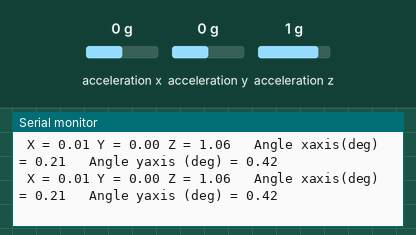
Bench run of a sketch on a simulated Arduino Uno, built with avr-gcc and run on an emulated ATmega328P. Parts: the last lines printed to the serial monitor. Inputs (shaded band) come from the test bench; at power-on: acceleration x 0 g, acceleration y 0 g, acceleration z 1 g.

Above: at 1.2 s.
1.3 s: acceleration x set to -1.4 g
At 1.8 s:
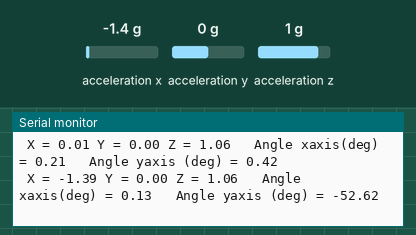
2.8 s: acceleration y set to -1.4 g
At 3.09 s:
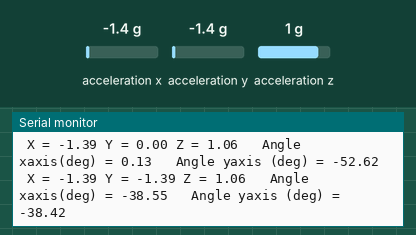
5.8 s: acceleration z set to -1.4 g
At 6.0 s:
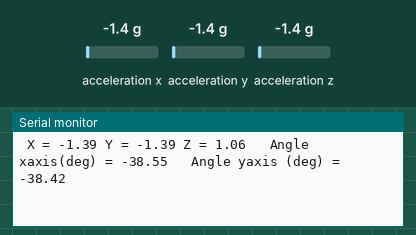
7.3 s: acceleration x set to 0 g
At 7.62 s:
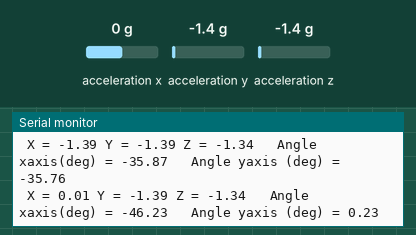
Timing chart, 0 to 10.3 s (numbered marks = the images above; inputs shaded):
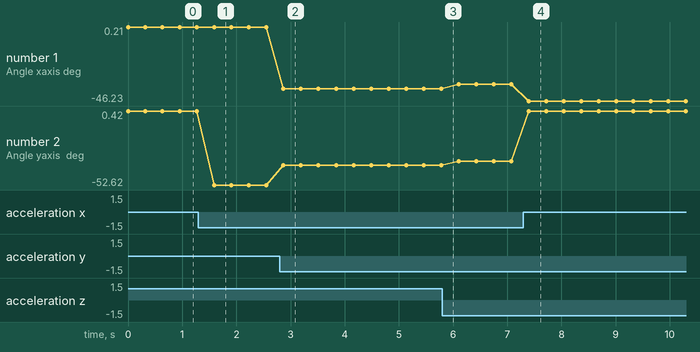

The sketch:

Arduino_AccelerometerADXL345.ino
```cpp
// Arduino code and library is available to download - link below the video.

/* Accelerometer connection pins (I2C) to Arduino are shown below:

 Arduino     Accelerometer ADXL345
 A5            SCL
 A4            SDA
 3.3V          CS
 3.3V          VCC
 GND           GND
 */

#include <Wire.h>
#include <ADXL345.h>


ADXL345 adxl; //variable adxl is an instance of the ADXL345 library

int x,y,z;
int rawX, rawY, rawZ;
float X, Y, Z;
float rollrad, pitchrad;
float rolldeg, pitchdeg;

void setup(){
  Serial.begin(9600);
  adxl.powerOn();
}

void loop(){
  adxl.readAccel(&x, &y, &z); //read the accelerometer values and store them in variables  x,y,z
  // Output (x,y,z) on horizontal plane should be approximately (0,0,255)
  // the following 3 lines is for an offset
  rawX=x+2;
  rawY=y+1;
  rawZ=z+16;

  X = rawX/256.00; // used for angle calculations
  Y = rawY/256.00; // used for angle calculations
  Z = rawZ/256.00; // used for angle calculations

  rollrad = atan(Y/sqrt(X*X+Z*Z));  // calculated angle in radians
  pitchrad = atan(X/sqrt(Y*Y+Z*Z)); // calculated angle in radians

  rolldeg = 180*(atan(Y/sqrt(X*X+Z*Z)))/PI; // calculated angle in degrees
  pitchdeg = 180*(atan(X/sqrt(Y*Y+Z*Z)))/PI; // calculated angle in degrees
  // print out values:
  /*
  Serial.print("x: "); Serial.print(x);    // raw data without offset
   Serial.print(" y: "); Serial.print(y);     // raw data without offset
   Serial.print(" z: "); Serial.print(z);     // raw data without offset
   Serial.print(" rawX = "); Serial.print(rawX); // raw data with offset
   Serial.print(" rawY = "); Serial.print(rawY); // raw data with offset
   Serial.print(" rawZ = "); Serial.print(rawZ); // raw data with offset
   Serial.print(" X = "); Serial.print(X);    // raw data with offset and divided by 256
   Serial.print(" Y = "); Serial.print(Y);    // raw data with offset and divided by 256
   Serial.print(" Z = "); Serial.print(Z);    // raw data with offset and divided by 256
   */
  Serial.print(" X = ");
  Serial.print(X); // raw data with offset
  Serial.print(" Y = ");
  Serial.print(Y); // raw data with offset
  Serial.print(" Z = ");
  Serial.print(Z); // raw data with offset
  Serial.print("\t Angle xaxis(deg) = ");
  Serial.print(rolldeg);      // calculated angle in degrees
  Serial.print("\t Angle yaxis (deg) = ");
  Serial.println(pitchdeg);  // calculated angle in degrees
  // Serial.print(" Roll(rad) = "); Serial.print(rollrad);   // calculated angle in radians
  // Serial.print(" Pitch(rad) = "); Serial.print(pitchrad); // calculated angle in radians
  delay(300);
}
// write to I2c
//void writeTo(int device, byte address,byte val) {
//  Wire.beginTransmission(device);
//  Wire.write(address);
//  Wire.write(val);
//  Wire.endTransmission();
//}
//// read from I2c
//void readFrom(int device,byte address, int num, byte buff[]) {
//  Wire.beginTransmission(device);
//  Wire.write(address);
//  Wire.endTransmission();
//  Wire.beginTransmission(device);
//  Wire.requestFrom(device, num);
//  int i = 0;
//  while(Wire.available())
//  {
//    buff[i] = Wire.read();
//    i++;
//  }
//  Wire.endTransmission();
//}
```

Measured:
- after the input at 1.3 s, the serial monitor: prints a new line after 0.29 s (image 1)
- after the input at 2.8 s, the serial monitor: prints a new line after 0.07 s (image 2)
- after the input at 7.3 s, the serial monitor: prints a new line after 0.10 s (image 4)
- plotted number 1: 0.21 → 0.13 after the input at 1.3 s, 0.13 → -38.55 after the input at 2.8 s, -38.55 → -35.87 after the input at 5.8 s, -35.87 → -46.23 after the input at 7.3 s
- plotted number 2: 0.42 → -52.62 after the input at 1.3 s, -52.62 → -38.42 after the input at 2.8 s, -38.42 → -35.76 after the input at 5.8 s, -35.76 → 0.23 after the input at 7.3 s
